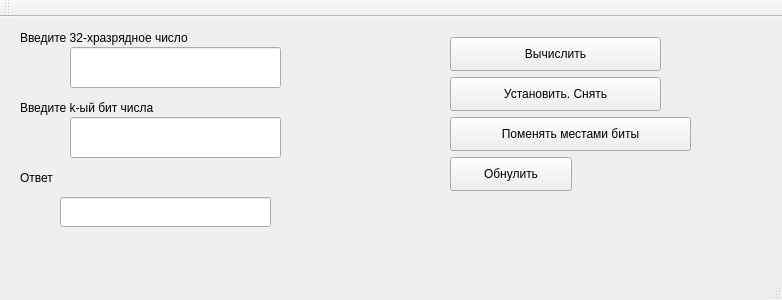
<?xml version="1.0" encoding="UTF-8"?>
<ui version="4.0">
 <class>MainWindow</class>
 <widget class="QMainWindow" name="MainWindow">
  <property name="geometry">
   <rect>
    <x>0</x>
    <y>0</y>
    <width>782</width>
    <height>300</height>
   </rect>
  </property>
  <property name="windowTitle">
   <string>MainWindow</string>
  </property>
  <widget class="QWidget" name="centralWidget">
   <widget class="QLineEdit" name="numberLineEdit">
    <property name="geometry">
     <rect>
      <x>70</x>
      <y>30</y>
      <width>211</width>
      <height>41</height>
     </rect>
    </property>
   </widget>
   <widget class="QLineEdit" name="responseLineEdit">
    <property name="geometry">
     <rect>
      <x>60</x>
      <y>180</y>
      <width>211</width>
      <height>30</height>
     </rect>
    </property>
    <property name="readOnly">
     <bool>true</bool>
    </property>
   </widget>
   <widget class="QLabel" name="label">
    <property name="geometry">
     <rect>
      <x>20</x>
      <y>10</y>
      <width>351</width>
      <height>22</height>
     </rect>
    </property>
    <property name="text">
     <string>Введите 32-хразрядное число</string>
    </property>
   </widget>
   <widget class="QLabel" name="label_2">
    <property name="geometry">
     <rect>
      <x>20</x>
      <y>80</y>
      <width>351</width>
      <height>22</height>
     </rect>
    </property>
    <property name="text">
     <string>Введите k-ый бит числа</string>
    </property>
   </widget>
   <widget class="QLineEdit" name="kLineEdit">
    <property name="geometry">
     <rect>
      <x>70</x>
      <y>100</y>
      <width>211</width>
      <height>41</height>
     </rect>
    </property>
   </widget>
   <widget class="QLabel" name="label_3">
    <property name="geometry">
     <rect>
      <x>20</x>
      <y>150</y>
      <width>121</width>
      <height>22</height>
     </rect>
    </property>
    <property name="text">
     <string>Ответ</string>
    </property>
   </widget>
   <widget class="QPushButton" name="goButton">
    <property name="geometry">
     <rect>
      <x>450</x>
      <y>20</y>
      <width>211</width>
      <height>34</height>
     </rect>
    </property>
    <property name="text">
     <string>Вычислить</string>
    </property>
   </widget>
   <widget class="QPushButton" name="goButton_2">
    <property name="geometry">
     <rect>
      <x>450</x>
      <y>60</y>
      <width>211</width>
      <height>34</height>
     </rect>
    </property>
    <property name="text">
     <string>Установить. Снять</string>
    </property>
   </widget>
   <widget class="QPushButton" name="goButton_4">
    <property name="geometry">
     <rect>
      <x>450</x>
      <y>140</y>
      <width>122</width>
      <height>34</height>
     </rect>
    </property>
    <property name="text">
     <string>Обнулить</string>
    </property>
   </widget>
   <widget class="QPushButton" name="goButton_3">
    <property name="geometry">
     <rect>
      <x>450</x>
      <y>100</y>
      <width>241</width>
      <height>34</height>
     </rect>
    </property>
    <property name="text">
     <string>Поменять местами биты</string>
    </property>
   </widget>
  </widget>
  <widget class="QMenuBar" name="menuBar">
   <property name="geometry">
    <rect>
     <x>0</x>
     <y>0</y>
     <width>782</width>
     <height>28</height>
    </rect>
   </property>
  </widget>
  <widget class="QToolBar" name="mainToolBar">
   <attribute name="toolBarArea">
    <enum>TopToolBarArea</enum>
   </attribute>
   <attribute name="toolBarBreak">
    <bool>false</bool>
   </attribute>
  </widget>
  <widget class="QStatusBar" name="statusBar"/>
 </widget>
 <layoutdefault spacing="6" margin="11"/>
 <resources/>
 <connections/>
</ui>
